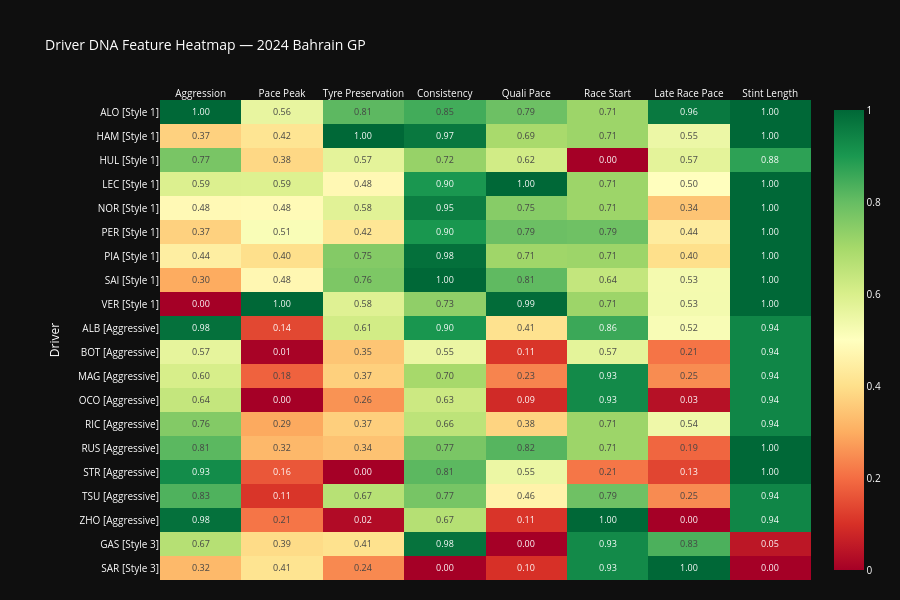

Notebook code for this chart:
### Code cell
# DNA feature heatmap
sorted_codes = sorted(
    dna_vectors.keys(),
    key=lambda c: (
        clustering.clusters[c].cluster_id if c in clustering.clusters else 99,
        c
    )
)

heatmap_rows = []
for code in sorted_codes:
    dna = dna_vectors[code]
    cluster = clustering.clusters.get(code)
    row = {'Driver': f'{code} [{cluster.cluster_label if cluster else "?"}]'}
    for feat in FEATURE_NAMES:
        row[feat.replace('_', ' ').title()] = dna.features.get(feat, 0.0)
    heatmap_rows.append(row)

df_heatmap = pd.DataFrame(heatmap_rows).set_index('Driver')

fig = px.imshow(
    df_heatmap,
    color_continuous_scale='RdYlGn',
    zmin=0, zmax=1,
    aspect='auto',
    text_auto='.2f',
    title='Driver DNA Feature Heatmap — 2024 Bahrain GP',
)
fig.update_layout(
    height=600,
    paper_bgcolor='#0f0f0f',
    font=dict(color='#ffffff', size=10),
    xaxis=dict(side='top'),
    margin=dict(l=160, r=20, t=100, b=20),
)
fig.update_traces(textfont=dict(size=9))
fig.show()

### Figure 1 — Plotly figure (JSON) as saved in the notebook; plotly's stock layout.template omitted (floating-point values rounded to 4 significant figures; data arrays with more than 128 entries replaced by an {"elided": "..."} marker saying what was removed)
{"data": [{"coloraxis": "coloraxis", "hovertemplate": "x: %{x}<br>Driver: %{y}<br>color: %{z}<extra></extra>", "name": "0", "textfont": {"size": 9}, "texttemplate": "%{z:.2f}", "type": "heatmap", "x": ["Aggression", "Pace Peak", "Tyre Preservation", "Consistency", "Quali Pace", "Race Start", "Late Race Pace", "Stint Length"], "xaxis": "x", "y": ["ALO [Style 1]", "HAM [Style 1]", "HUL [Style 1]", "LEC [Style 1]", "NOR [Style 1]", "PER [Style 1]", "PIA [Style 1]", "SAI [Style 1]", "VER [Style 1]", "ALB [Aggressive]", "BOT [Aggressive]", "MAG [Aggressive]", "OCO [Aggressive]", "RIC [Aggressive]", "RUS [Aggressive]", "STR [Aggressive]", "TSU [Aggressive]", "ZHO [Aggressive]", "GAS [Style 3]", "SAR [Style 3]"], "yaxis": "y", "z": {"elided": "20x8 float values"}}], "layout": {"coloraxis": {"cmax": 1, "cmin": 0, "colorscale": [[0, "rgb(165,0,38)"], [0.1, "rgb(215,48,39)"], [0.2, "rgb(244,109,67)"], [0.3, "rgb(253,174,97)"], [0.4, "rgb(254,224,139)"], [0.5, "rgb(255,255,191)"], [0.6, "rgb(217,239,139)"], [0.7, "rgb(166,217,106)"], [0.8, "rgb(102,189,99)"], [0.9, "rgb(26,152,80)"], [1, "rgb(0,104,55)"]]}, "font": {"color": "#ffffff", "size": 10}, "height": 600, "margin": {"b": 20, "l": 160, "r": 20, "t": 100}, "paper_bgcolor": "#0f0f0f", "title": {"text": "Driver DNA Feature Heatmap — 2024 Bahrain GP"}, "xaxis": {"anchor": "y", "domain": [0, 1], "side": "top"}, "yaxis": {"anchor": "x", "autorange": "reversed", "domain": [0, 1], "title": {"text": "Driver"}}}}
